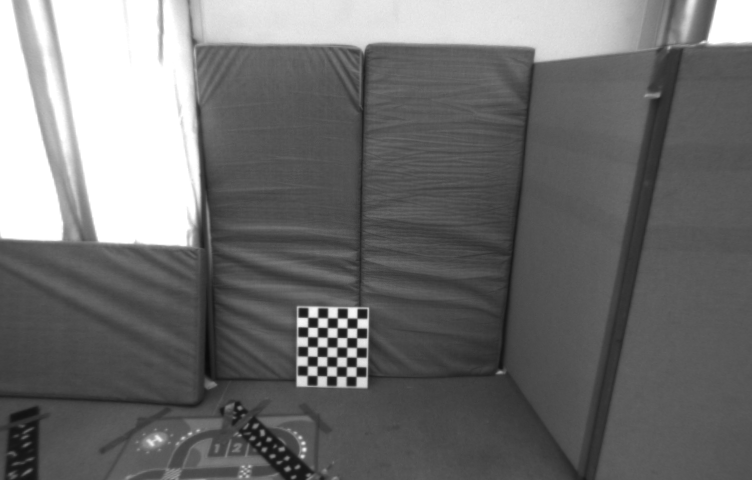
#> input picture labSession3/image1.png, 752 x 480 px
$ python homographyRANSACSuperglue_2.py
#> lines starting #> are read from the running program, lines starting #| are printed output that depends on the picture; after the words box and inside, x2 and y2 are one past the last pixel; in counts of white or black regions, pixels touching at a corner belong together
import matplotlib.pyplot as plt
import numpy as np
import cv2
import random
import math


def on_click_homography(event):
    if event.button == 1:  # Left mouse button
        plt.figure(34)
        plt.imshow(img2, cmap='gray', vmin=0, vmax=255)
        plt.title('Image 2 - Homography')
        plt.draw()  # We update the figure display
        print(f'You clicked at ({event.xdata}, {event.ydata})')
        p1 = np.array([event.xdata, event.ydata, 1])
        p2 = np.dot(H_21, p1) # apply homography
        p2 /= p2[2]
        plt.plot(p2[0], p2[1],'rx', markersize=10)

def drawHomography (figNum): # Draw epipolar line of a clicked point
    fig = plt.figure(figNum)
    plt.imshow(img1, cmap='gray', vmin=0, vmax=255)
    plt.title('Image 1 - Click a point on the ground plane')
    plt.draw()  # We update the figure display
    fig.canvas.mpl_connect('button_press_event', on_click_homography)
    print('Click in the image to continue...')
    plt.waitforbuttonpress()

    print('Click in the image to continue...')
    plt.waitforbuttonpress()
    return;

def getHomographyMatrix(points1, points2):

    x1, y1 = points1.T
    x2, y2 = points2.T

    A = []
    for i in range(len(x1)):
        #A.append([x1[i], y1[i], 1, 0, 0, 0, -x2[i]*x1[i], -x2[i]*y1[i], -x2[i]])
        #A.append([0, 0, 0, x1[i], y1[i], 1, -y2[i]*x1[i], -y2[i]*y1[i], -y2[i]])
        A.append([-x1[i], -y1[i], -1, 0, 0, 0, x2[i]*x1[i], x2[i]*y1[i], x2[i]])
        A.append([0, 0, 0, -x1[i], -y1[i], -1, y2[i]*x1[i], y2[i]*y1[i], y2[i]])
    A = np.array(A)
    #print(A.shape)

    u, s, vh = np.linalg.svd(A);
    H_21_estimated = vh[-1].reshape(3, 3)

    #H_21_estimated = H_21_estimated / H_21_estimated[2][2]
    return H_21_estimated

def euclideanDistance2D(p1, p2):
    return math.sqrt((p2[0] - p1[0])**2 + (p2[1] - p1[1])**2)

if __name__ == '__main__':

    img1 = cv2.cvtColor(cv2.imread('image1.png'), cv2.COLOR_BGR2RGB)
#> img1 is the input picture: shape (480, 752, 3); min 10, max 255, mean 111.4
    img2 = cv2.cvtColor(cv2.imread('image2.png'), cv2.COLOR_BGR2RGB)
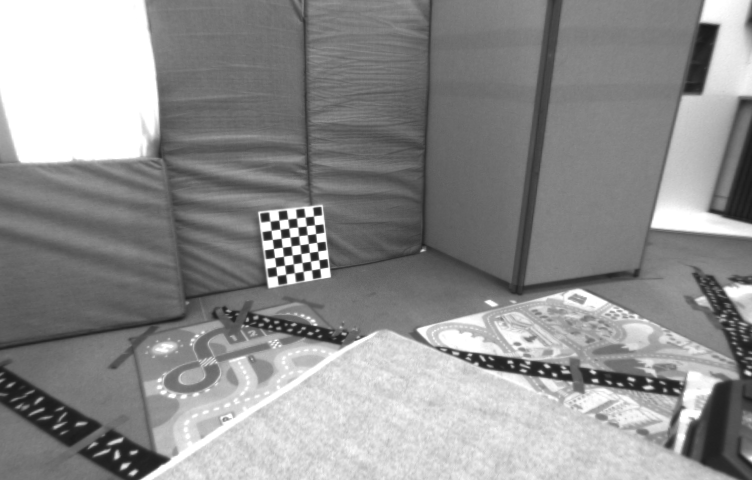
#> input picture labSession3/image2.png, 752 x 480 px
#> img2 is the input picture: shape (480, 752, 3); min 25, max 255, mean 143.5

    img_matches = cv2.cvtColor(cv2.imread('../SuperGlueResultsLab3/image1_image2_matches.png'), cv2.COLOR_BGR2RGB)
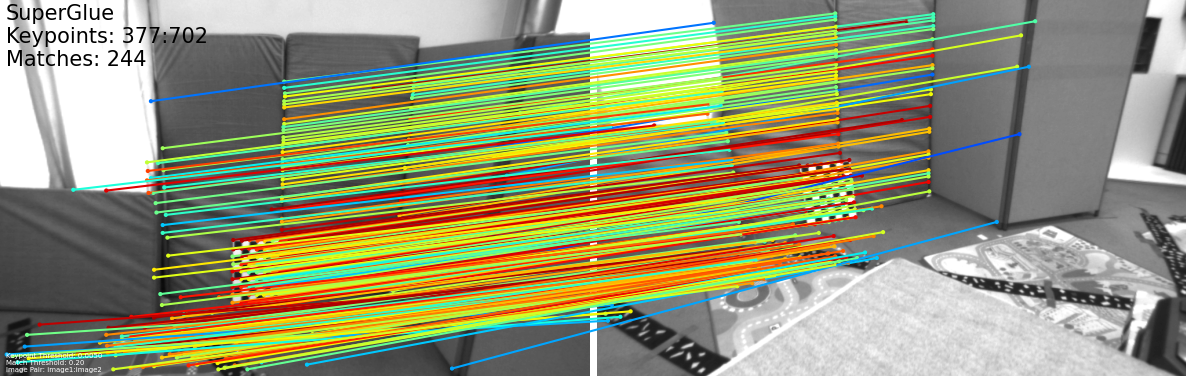
#> input picture SuperGlueResultsLab3/image1_image2_matches.png, 1186 x 376 px
    plt.imshow(img_matches, cmap='gray', vmin=0, vmax=255)
    plt.draw()
    plt.waitforbuttonpress()


    superglue_matches_path = '../SuperGlueResultsLab3/image1_image2_matches.npz'
    npz = np.load(superglue_matches_path)
#> (reads SuperGlueResultsLab3/image1_image2_matches.npz from the repository)
    keypoints0 = npz['keypoints0']
    keypoints1 = npz['keypoints1']
    # Matches is an array of keyponts0.shape[0] (number of points). Each component contains the index of the match in keypoints1
    matches = npz['matches']

    x1 = [];
    x2 = [];
    matches_matrix = [];

    for i in range(matches.size):
        if matches[i] != -1: # here there is a match
            match_x_0 = keypoints0[i];
            x1.append(match_x_0);
            match_x_1 = keypoints1[matches[i]];
            x2.append(match_x_1);
            matches_matrix.append([i, matches[i]])

    # We use only the matches on the floor, in order to compute the omography with respect to the floor plane
    x1 = np.array(x1);
    x2 = np.array(x2);
    matches_matrix = np.array(matches_matrix);

    #################################### RANSAC ####################################
    # parameters of random sample selection

    spFrac = 0.7  #nOutliers/nInliers  # spurious fraction
    P = 0.999  # probability of selecting at least one sample without spurious
    pMinSet = 4  # we need 4 matches at least to compute the H matrix
    thresholdFactor = 1.96  # a point is spurious if abs(r/s)>factor Threshold

    # number m of random samples
    nAttempts = np.round(np.log(1 - P) / np.log(1 - np.power((1 - spFrac), pMinSet)))
    nAttempts = nAttempts.astype(int)
    print('nAttempts = ' + str(nAttempts))

    nElements = x1.shape[1]


    RANSACThreshold = 8
    nVotesMax = 0
    votesMax = [False] * x1.shape[0];
    pMinSet = 4
    p1_selected = []
    p2_selected = []


    for kAttempt in range(nAttempts):

        # Compute the minimal set defining your model
        i0 = random.randint(0, x1.shape[0] - 1)
        i1 = random.randint(0, x1.shape[0] - 1)
        i2 = random.randint(0, x1.shape[0] - 1)
        i3 = random.randint(0, x1.shape[0] - 1)

        p1 = [];
        p1.append(x1[i0]);
        p1.append(x1[i1]);
        p1.append(x1[i2]);
        p1.append(x1[i3]);
        p1 = np.array(p1);

        p2 = [];
        p2.append(x2[i0]);
        p2.append(x2[i1]);
        p2.append(x2[i2]);
        p2.append(x2[i3]);
        p2 = np.array(p2);

        if kAttempt % 1000 == 0:
            # Each 10 iterations, the hypotesis is going to be shown
            result_img_local = np.concatenate((img1, img2), axis=1)
            for j in range(pMinSet):
                x1_local = p1[j][0]
                y1_local = p1[j][1]
                x2_local = p2[j][0] + img1.shape[1]
                y2_local = p2[j][1]
                cv2.line(result_img_local, (int(x1_local), int(y1_local)), (int(x2_local), int(y2_local)), (0, 255, 0), 3)  # Draw a line between matches
            plt.imshow(result_img_local, cmap='gray', vmin=0, vmax=255)
            plt.draw()
            plt.waitforbuttonpress()


        H_21_estimated = getHomographyMatrix(p1, p2);
        votes = [False] * x1.shape[0];
        nVotes = 0;

        # Now we calculate the votes regarding the euclidean distance between the matched point and the input one (assuming it is ok)
        for i in range(x1.shape[0]):
            p1_to_estimate = np.array([x1[i][0], x1[i][1], 1]);
            p2_estimated = np.dot(H_21_estimated, p1_to_estimate);
            p2_estimated /= p2_estimated[2]
            p2_dehomogenized = np.array([p2_estimated[0], p2_estimated[1]]);
            euclidean_dist = euclideanDistance2D(p2_dehomogenized, x2[i]);
            if euclidean_dist < RANSACThreshold:
                votes[i] = True;
                nVotes += 1;

        if nVotes > nVotesMax:
            nVotesMax = nVotes
            votesMax = votes
            H_21_most_voted = H_21_estimated
            p1_selected = p1
            p2_selected = p2
#> this loop made 849 passes
#> pass 1, `result_img_local = np.concatenate((img1, img2), axis=1)`:
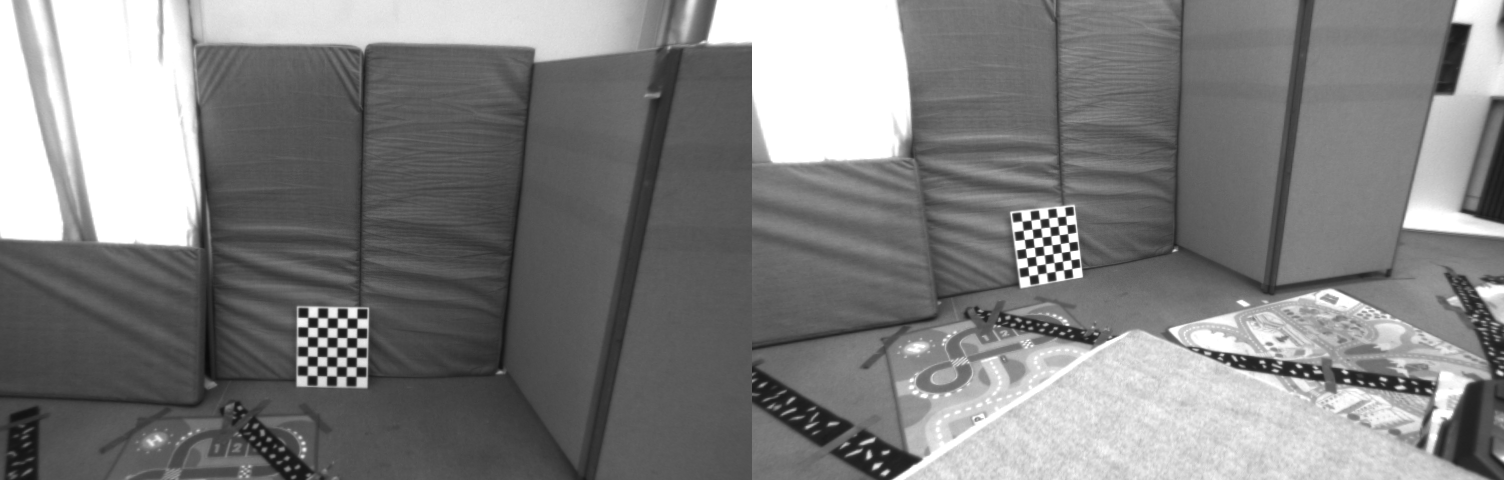
#> result_img_local: shape (480, 1504, 3); min 10, max 255, mean 127.4
#> pass 1, `plt.waitforbuttonpress()`:
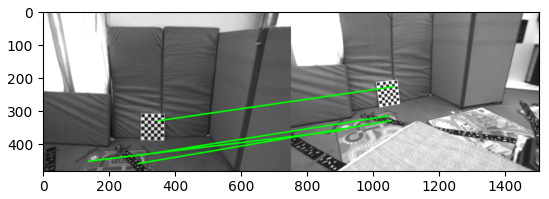
#> figure drawn by matplotlib, 1 panel
#> after the loop:
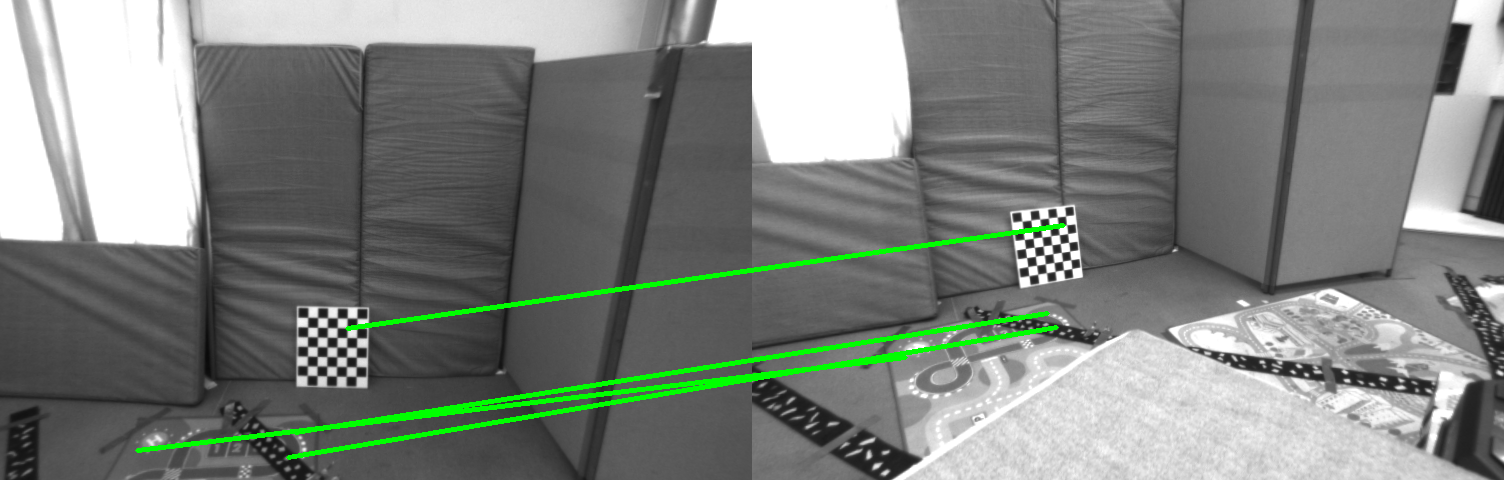
#> result_img_local: shape (480, 1504, 3); 1.93% of pixels changed, all inside (x1, y1, x2, y2) = (135, 223, 1066, 460)
#> after the loop, H_21_most_voted = [[-0.00739, -0.00159, 0.639], [-0.000101, -0.00772, 0.769], [-3.57e-06, -2.73e-06, -0.00583]]; nVotesMax = 154; p1_selected = [[127, 437], [360, 194], [503, 333], [368, 318]]; p2_selected = [[133, 350], [305, 100], [423, 217], [323, 215]]; votesMax = 244 items, first 6: False, False, True, True, False, True

    H_21 = H_21_most_voted;
#> H_21 has the same summary as H_21_most_voted
    result_img_final = np.concatenate((img1, img2), axis=1)
    x1_final = p1[j][0]
#> x1_final = 356
    y1_final = p1[j][1]
#> y1_final = 367
    x2_final = p2[j][0] + img1.shape[1]
#> x2_final = 1070
    y2_final = p2[j][1]
#> y2_final = 255
    for j in range(pMinSet):
        x1_final = p1[j][0]
        y1_final = p1[j][1]
        x2_final = p2[j][0] + img1.shape[1]
        y2_final = p2[j][1]
        cv2.line(result_img_final, (int(x1_final), int(y1_final)), (int(x2_final), int(y2_final)), (255, 0, 0), 3)  # Draw a line between matches
#> this loop made 4 passes
#> (x1_final, y1_final, x2_final, y2_final) on passes 1 to 4: (277, 426, 1027, 314), (22, 462, 782, 404), (357, 318, 1065, 216), (356, 367, 1070, 255)
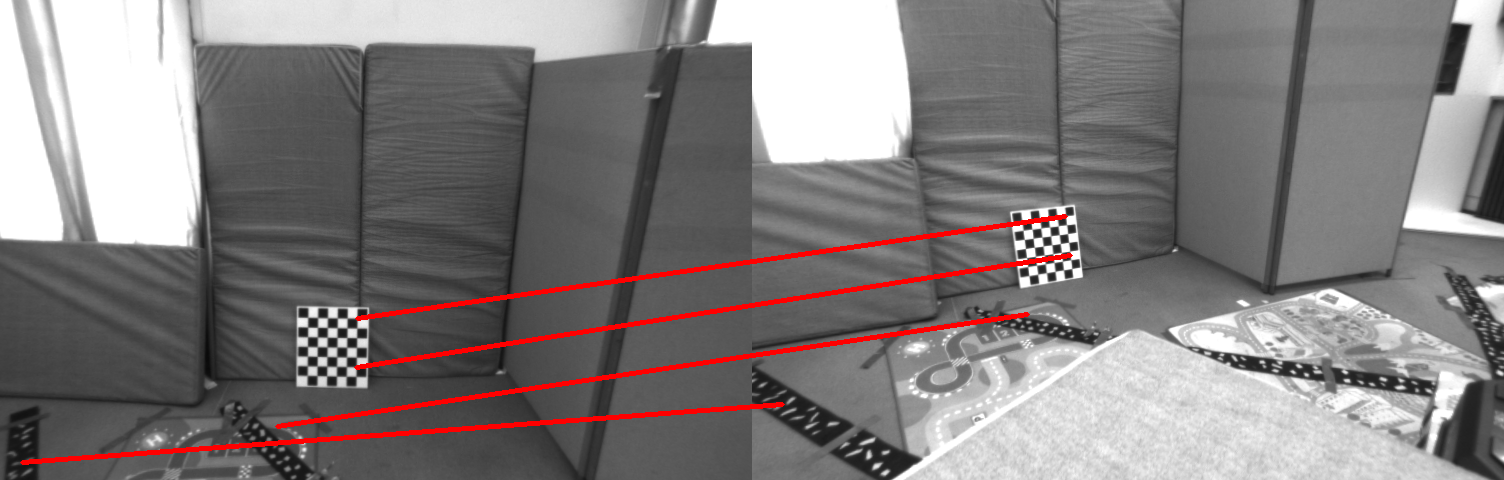
#> result_img_final: shape (480, 1504, 3); 2.02% of pixels changed, all inside (x1, y1, x2, y2) = (20, 214, 1073, 465)
    plt.imshow(result_img_final, cmap='gray', vmin=0, vmax=255)
    plt.draw()
    plt.waitforbuttonpress()
    drawHomography(21);
